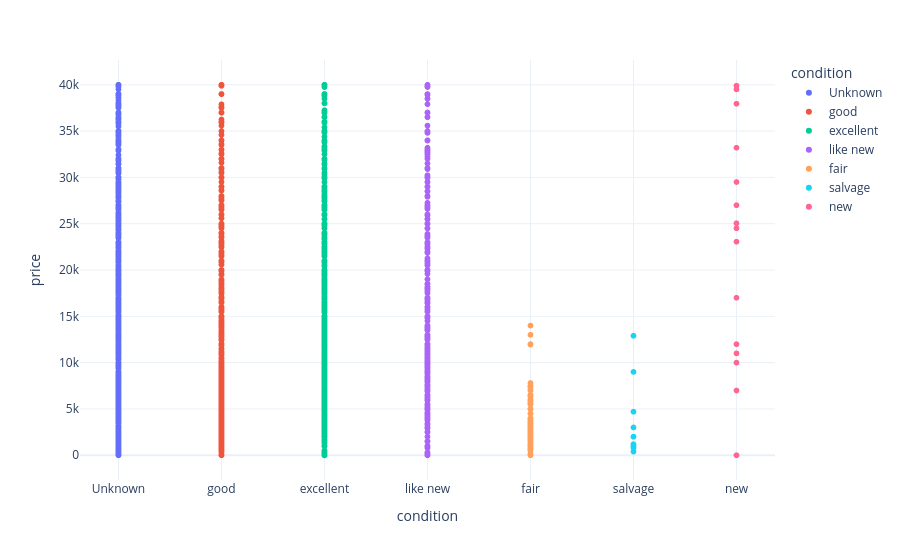

Write notebook code for a chart like this one.
### Code cell
df_sample = df_clean_minus_outliers.sample(5000, random_state=42)
fig = px.scatter(df_sample, x='condition', y='price', color='condition', hover_data=['manufacturer', 'model', 'year'])
fig.write_html('../images/condition_vs_price.html')
fig.show()

### Figure 1 — Plotly figure (JSON) as saved in the notebook; plotly's stock layout.template omitted (floating-point values rounded to 4 significant figures; data arrays with more than 128 entries replaced by an {"elided": "..."} marker saying what was removed)
{"data": [{"customdata": {"elided": "1538x3 mixed values"}, "hovertemplate": "condition=%{x}<br>price=%{y}<br>manufacturer=%{customdata[0]}<br>model=%{customdata[1]}<br>year=%{customdata[2]}<extra></extra>", "legendgroup": "Unknown", "marker": {"color": "#636efa", "symbol": "circle"}, "mode": "markers", "name": "Unknown", "showlegend": true, "type": "scattergl", "x": {"elided": "1538 str values"}, "xaxis": "x", "y": {"elided": "1538 int values"}, "yaxis": "y"}, {"customdata": {"elided": "1167x3 mixed values"}, "hovertemplate": "condition=%{x}<br>price=%{y}<br>manufacturer=%{customdata[0]}<br>model=%{customdata[1]}<br>year=%{customdata[2]}<extra></extra>", "legendgroup": "good", "marker": {"color": "#EF553B", "symbol": "circle"}, "mode": "markers", "name": "good", "showlegend": true, "type": "scattergl", "x": {"elided": "1167 str values"}, "xaxis": "x", "y": {"elided": "1167 int values"}, "yaxis": "y"}, {"customdata": {"elided": "1718x3 mixed values"}, "hovertemplate": "condition=%{x}<br>price=%{y}<br>manufacturer=%{customdata[0]}<br>model=%{customdata[1]}<br>year=%{customdata[2]}<extra></extra>", "legendgroup": "excellent", "marker": {"color": "#00cc96", "symbol": "circle"}, "mode": "markers", "name": "excellent", "showlegend": true, "type": "scattergl", "x": {"elided": "1718 str values"}, "xaxis": "x", "y": {"elided": "1718 int values"}, "yaxis": "y"}, {"customdata": {"elided": "417x3 mixed values"}, "hovertemplate": "condition=%{x}<br>price=%{y}<br>manufacturer=%{customdata[0]}<br>model=%{customdata[1]}<br>year=%{customdata[2]}<extra></extra>", "legendgroup": "like new", "marker": {"color": "#ab63fa", "symbol": "circle"}, "mode": "markers", "name": "like new", "showlegend": true, "type": "scattergl", "x": {"elided": "417 str values"}, "xaxis": "x", "y": {"elided": "417 int values"}, "yaxis": "y"}, {"customdata": {"elided": "134x3 mixed values"}, "hovertemplate": "condition=%{x}<br>price=%{y}<br>manufacturer=%{customdata[0]}<br>model=%{customdata[1]}<br>year=%{customdata[2]}<extra></extra>", "legendgroup": "fair", "marker": {"color": "#FFA15A", "symbol": "circle"}, "mode": "markers", "name": "fair", "showlegend": true, "type": "scattergl", "x": {"elided": "134 str values"}, "xaxis": "x", "y": {"elided": "134 int values"}, "yaxis": "y"}, {"customdata": [["honda", "fit", 2009], ["pontiac", "gto", 2006], ["toyota", "corolla", 2004], ["ford", "explorer", 2001], ["mercedes-benz", "benz 63amg", 2007], ["mercedes-benz", "benz ml430", 1999], ["honda", "accord", 1994], ["jeep", "grande cherokee", 2006], ["toyota", "avalon xls", 2001], ["toyota", "tacoma", 2007]], "hovertemplate": "condition=%{x}<br>price=%{y}<br>manufacturer=%{customdata[0]}<br>model=%{customdata[1]}<br>year=%{customdata[2]}<extra></extra>", "legendgroup": "salvage", "marker": {"color": "#19d3f3", "symbol": "circle"}, "mode": "markers", "name": "salvage", "showlegend": true, "type": "scattergl", "x": ["salvage", "salvage", "salvage", "salvage", "salvage", "salvage", "salvage", "salvage", "salvage", "salvage"], "xaxis": "x", "y": [4700, 400, 3000, 990, 9000, 800, 2000, 2000, 1200, 12900], "yaxis": "y"}, {"customdata": [["mitsubishi", "lancer evolution gsr", 2015], ["ford", "fusion se hybrid", 2014], ["mitsubishi", "fe-140g", 2020], ["mercedes-benz", "benz s550 4matic", 2012], ["chevrolet", "trailblazer", 2021], ["ford", "thunderbird", 2002], ["jaguar", "s-type", 2003], ["porsche", "boxster convertible 2d", 2002], ["harley-davidson", "davidson", 2000], ["ford", "fusion titanium", 2020], ["nissan", "altima", 2020], ["mitsubishi", "eclipse cross", 2022], ["ram", "1500 classic slt crewcab", 2020], ["jeep", "wrangler unlimited 4x4", 2015], ["volkswagen", "jetta", 2021], ["nissan", "altima ￼", 2015]], "hovertemplate": "condition=%{x}<br>price=%{y}<br>manufacturer=%{customdata[0]}<br>model=%{customdata[1]}<br>year=%{customdata[2]}<extra></extra>", "legendgroup": "new", "marker": {"color": "#FF6692", "symbol": "circle"}, "mode": "markers", "name": "new", "showlegend": true, "type": "scattergl", "x": ["new", "new", "new", "new", "new", "new", "new", "new", "new", "new", "new", "new", "new", "new", "new", "new"], "xaxis": "x", "y": [1, 10999, 1, 24500, 23058, 39500, 6990, 10000, 39900, 33200, 17000, 26998, 37950, 29500, 25049, 11995], "yaxis": "y"}], "layout": {"legend": {"title": {"text": "condition"}, "tracegroupgap": 0}, "margin": {"t": 60}, "xaxis": {"anchor": "y", "categoryarray": ["Unknown", "good", "excellent", "like new", "fair", "salvage", "new"], "categoryorder": "array", "domain": [0, 1], "title": {"text": "condition"}}, "yaxis": {"anchor": "x", "domain": [0, 1], "title": {"text": "price"}}}}
